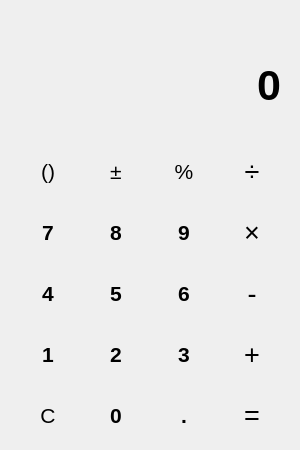
<?xml version="1.0" encoding="UTF-8"?>
<ui version="4.0">
 <class>MainWindow</class>
 <widget class="QMainWindow" name="MainWindow">
  <property name="geometry">
   <rect>
    <x>0</x>
    <y>0</y>
    <width>300</width>
    <height>450</height>
   </rect>
  </property>
  <property name="minimumSize">
   <size>
    <width>300</width>
    <height>450</height>
   </size>
  </property>
  <property name="maximumSize">
   <size>
    <width>300</width>
    <height>450</height>
   </size>
  </property>
  <property name="windowTitle">
   <string>Calc</string>
  </property>
  <widget class="QWidget" name="centralwidget">
   <widget class="QWidget" name="widget" native="true">
    <property name="geometry">
     <rect>
      <x>0</x>
      <y>90</y>
      <width>301</width>
      <height>361</height>
     </rect>
    </property>
    <property name="styleSheet">
     <string notr="true">QWidget
{
	background-color: &quot;#024873&quot;;
}</string>
    </property>
    <widget class="QWidget" name="gridLayoutWidget">
     <property name="geometry">
      <rect>
       <x>10</x>
       <y>50</y>
       <width>281</width>
       <height>311</height>
      </rect>
     </property>
     <layout class="QGridLayout" name="gridLayout">
      <property name="bottomMargin">
       <number>5</number>
      </property>
      <property name="spacing">
       <number>5</number>
      </property>
      <item row="2" column="0">
       <widget class="QPushButton" name="fourButton">
        <property name="sizePolicy">
         <sizepolicy hsizetype="Fixed" vsizetype="Fixed">
          <horstretch>0</horstretch>
          <verstretch>0</verstretch>
         </sizepolicy>
        </property>
        <property name="styleSheet">
         <string notr="true">QPushButton
{
	background-color: &quot;#B0D1D8&quot;;
	color: &quot;#024873&quot;;
	font-family: &quot;Open Sans Semibold&quot;;
	font-weight: 600;
	font-size: 16pt;
	border-radius: 25px; 
    width: 50px; 
    height: 50px; 
	text-align: center;
}

QPushButton:pressed
{
	background-color: &quot;#04bfad&quot;;
	color: &quot;#FFFFFF&quot;;
}</string>
        </property>
        <property name="text">
         <string>4</string>
        </property>
       </widget>
      </item>
      <item row="1" column="0">
       <widget class="QPushButton" name="sevenButton">
        <property name="sizePolicy">
         <sizepolicy hsizetype="Fixed" vsizetype="Fixed">
          <horstretch>0</horstretch>
          <verstretch>0</verstretch>
         </sizepolicy>
        </property>
        <property name="styleSheet">
         <string notr="true">QPushButton
{
	background-color: &quot;#B0D1D8&quot;;
	color: &quot;#024873&quot;;
	font-family: &quot;Open Sans Semibold&quot;;
	font-weight: 600;
	font-size: 16pt;
	border-radius: 25px; 
    width: 50px; 
    height: 50px; 
	text-align: center;
}

QPushButton:Hover
{
	background-color: &quot;#B0D1D8&quot;;
}
QPushButton:pressed
{
	background-color: &quot;#04bfad&quot;;
	color: &quot;#FFFFFF&quot;;
}</string>
        </property>
        <property name="text">
         <string>7</string>
        </property>
       </widget>
      </item>
      <item row="3" column="0">
       <widget class="QPushButton" name="oneButton">
        <property name="sizePolicy">
         <sizepolicy hsizetype="Fixed" vsizetype="Fixed">
          <horstretch>0</horstretch>
          <verstretch>0</verstretch>
         </sizepolicy>
        </property>
        <property name="styleSheet">
         <string notr="true">QPushButton
{
	background-color: &quot;#B0D1D8&quot;;
	color: &quot;#024873&quot;;
	font-family: &quot;Open Sans Semibold&quot;;
	font-weight: 600;
	font-size: 16pt;
	border-radius: 25px; 
    width: 50px; 
    height: 50px; 
	text-align: center;
}

QPushButton:pressed
{
	background-color: &quot;#04bfad&quot;;
	color: &quot;#FFFFFF&quot;;
}</string>
        </property>
        <property name="text">
         <string>1</string>
        </property>
       </widget>
      </item>
      <item row="0" column="3">
       <widget class="QPushButton" name="delimButton">
        <property name="sizePolicy">
         <sizepolicy hsizetype="Fixed" vsizetype="Fixed">
          <horstretch>0</horstretch>
          <verstretch>0</verstretch>
         </sizepolicy>
        </property>
        <property name="styleSheet">
         <string notr="true">QPushButton
{
	background-color: &quot;#0889a6&quot;;
	color: &quot;#FFFFFF&quot;;
	font-family: &quot;Open Sans Semibold&quot;;
	font-size: 20pt;
	border-radius: 25px; 
    width: 50px; 
    height: 50px; 
	text-align: center;
}

QPushButton:pressed
{
	background-color: &quot;#F7E425&quot;;
}</string>
        </property>
        <property name="text">
         <string>÷</string>
        </property>
       </widget>
      </item>
      <item row="0" column="1">
       <widget class="QPushButton" name="plusMinusButton">
        <property name="sizePolicy">
         <sizepolicy hsizetype="Fixed" vsizetype="Fixed">
          <horstretch>0</horstretch>
          <verstretch>0</verstretch>
         </sizepolicy>
        </property>
        <property name="styleSheet">
         <string notr="true">QPushButton
{
	background-color: &quot;#0889a6&quot;;
	color: &quot;#FFFFFF&quot;;
	font-family: &quot;Open Sans Semibold&quot;;
	font-size: 16pt;
	border-radius: 25px; 
    width: 50px; 
    height: 50px; 
	text-align: center;
}

QPushButton:pressed
{
	background-color: &quot;#F7E425&quot;;
}</string>
        </property>
        <property name="text">
         <string>±</string>
        </property>
       </widget>
      </item>
      <item row="0" column="2">
       <widget class="QPushButton" name="percentButton">
        <property name="sizePolicy">
         <sizepolicy hsizetype="Fixed" vsizetype="Fixed">
          <horstretch>0</horstretch>
          <verstretch>0</verstretch>
         </sizepolicy>
        </property>
        <property name="styleSheet">
         <string notr="true">QPushButton
{
	background-color: &quot;#0889a6&quot;;
	color: &quot;#FFFFFF&quot;;
	font-family: &quot;Open Sans Semibold&quot;;
	font-size: 16pt;
	border-radius: 25px; 
    width: 50px; 
    height: 50px; 
	text-align: center;
}

QPushButton:pressed
{
	background-color: &quot;#F7E425&quot;;
}</string>
        </property>
        <property name="text">
         <string>%</string>
        </property>
       </widget>
      </item>
      <item row="0" column="0">
       <widget class="QPushButton" name="bracketsButton">
        <property name="sizePolicy">
         <sizepolicy hsizetype="Fixed" vsizetype="Fixed">
          <horstretch>0</horstretch>
          <verstretch>0</verstretch>
         </sizepolicy>
        </property>
        <property name="styleSheet">
         <string notr="true">QPushButton
{
	background-color: &quot;#0889a6&quot;;
	color: &quot;#FFFFFF&quot;;
	font-family: &quot;Open Sans Semibold&quot;;
	font-size: 16pt;
	border-radius: 25px; 
    width: 50px; 
    height: 50px; 
	text-align: center;
}

QPushButton:pressed
{
	background-color: &quot;#F7E425&quot;;
}</string>
        </property>
        <property name="text">
         <string>()</string>
        </property>
       </widget>
      </item>
      <item row="4" column="0">
       <widget class="QPushButton" name="cancelButton">
        <property name="sizePolicy">
         <sizepolicy hsizetype="Fixed" vsizetype="Fixed">
          <horstretch>0</horstretch>
          <verstretch>0</verstretch>
         </sizepolicy>
        </property>
        <property name="styleSheet">
         <string notr="true">QPushButton
{
	background-color: &quot;#F8A5A5&quot;;
	color: &quot;#FFFFFF&quot;;
	font-family: &quot;Open Sans Semibold&quot;;
	font-size: 16pt;
	border-radius: 25px; 
    width: 50px; 
    height: 50px; 
	text-align: center;
}

QPushButton:pressed
{
	background-color: &quot;#F25E5E&quot;;
	color: &quot;#FFFFFF&quot;;
}</string>
        </property>
        <property name="text">
         <string>C</string>
        </property>
       </widget>
      </item>
      <item row="1" column="1">
       <widget class="QPushButton" name="eightButton">
        <property name="sizePolicy">
         <sizepolicy hsizetype="Fixed" vsizetype="Fixed">
          <horstretch>0</horstretch>
          <verstretch>0</verstretch>
         </sizepolicy>
        </property>
        <property name="styleSheet">
         <string notr="true">QPushButton
{
	background-color: &quot;#B0D1D8&quot;;
	color: &quot;#024873&quot;;
	font-family: &quot;Open Sans Semibold&quot;;
	font-weight: 600;
	font-size: 16pt;
	border-radius: 25px; 
    width: 50px; 
    height: 50px; 
	text-align: center;
}

QPushButton:pressed
{
	background-color: &quot;#04bfad&quot;;
	color: &quot;#FFFFFF&quot;;
}</string>
        </property>
        <property name="text">
         <string>8</string>
        </property>
       </widget>
      </item>
      <item row="2" column="1">
       <widget class="QPushButton" name="fiveButton">
        <property name="sizePolicy">
         <sizepolicy hsizetype="Fixed" vsizetype="Fixed">
          <horstretch>0</horstretch>
          <verstretch>0</verstretch>
         </sizepolicy>
        </property>
        <property name="styleSheet">
         <string notr="true">QPushButton
{
	background-color: &quot;#B0D1D8&quot;;
	color: &quot;#024873&quot;;
	font-family: &quot;Open Sans Semibold&quot;;
	font-weight: 600;
	font-size: 16pt;
	border-radius: 25px; 
    width: 50px; 
    height: 50px; 
	text-align: center;
}

QPushButton:pressed
{
	background-color: &quot;#04bfad&quot;;
	color: &quot;#FFFFFF&quot;;
}</string>
        </property>
        <property name="text">
         <string>5</string>
        </property>
       </widget>
      </item>
      <item row="1" column="2">
       <widget class="QPushButton" name="nineButton">
        <property name="sizePolicy">
         <sizepolicy hsizetype="Fixed" vsizetype="Fixed">
          <horstretch>0</horstretch>
          <verstretch>0</verstretch>
         </sizepolicy>
        </property>
        <property name="styleSheet">
         <string notr="true">QPushButton
{
	background-color: &quot;#B0D1D8&quot;;
	color: &quot;#024873&quot;;
	font-family: &quot;Open Sans Semibold&quot;;
	font-weight: 600;
	font-size: 16pt;
	border-radius: 25px; 
    width: 50px; 
    height: 50px; 
	text-align: center;
}

QPushButton:pressed
{
	background-color: &quot;#04bfad&quot;;
	color: &quot;#FFFFFF&quot;;
}</string>
        </property>
        <property name="text">
         <string>9</string>
        </property>
       </widget>
      </item>
      <item row="1" column="3">
       <widget class="QPushButton" name="mulButton">
        <property name="sizePolicy">
         <sizepolicy hsizetype="Fixed" vsizetype="Fixed">
          <horstretch>0</horstretch>
          <verstretch>0</verstretch>
         </sizepolicy>
        </property>
        <property name="styleSheet">
         <string notr="true">QPushButton
{
	background-color: &quot;#0889a6&quot;;
	color: &quot;#FFFFFF&quot;;
	font-family: &quot;Open Sans Semibold&quot;;
	font-size: 20pt;
	border-radius: 25px; 
    width: 50px; 
    height: 50px; 
	text-align: center;
}

QPushButton:pressed
{
	background-color: &quot;#F7E425&quot;;
}</string>
        </property>
        <property name="text">
         <string>×</string>
        </property>
       </widget>
      </item>
      <item row="3" column="1">
       <widget class="QPushButton" name="twoButton">
        <property name="sizePolicy">
         <sizepolicy hsizetype="Fixed" vsizetype="Fixed">
          <horstretch>0</horstretch>
          <verstretch>0</verstretch>
         </sizepolicy>
        </property>
        <property name="styleSheet">
         <string notr="true">QPushButton
{
	background-color: &quot;#B0D1D8&quot;;
	color: &quot;#024873&quot;;
	font-family: &quot;Open Sans Semibold&quot;;
	font-weight: 600;
	font-size: 16pt;
	border-radius: 25px; 
    width: 50px; 
    height: 50px; 
	text-align: center;
}

QPushButton:pressed
{
	background-color: &quot;#04bfad&quot;;
	color: &quot;#FFFFFF&quot;;
}</string>
        </property>
        <property name="text">
         <string>2</string>
        </property>
       </widget>
      </item>
      <item row="4" column="1">
       <widget class="QPushButton" name="zeroButton">
        <property name="sizePolicy">
         <sizepolicy hsizetype="Fixed" vsizetype="Fixed">
          <horstretch>0</horstretch>
          <verstretch>0</verstretch>
         </sizepolicy>
        </property>
        <property name="styleSheet">
         <string notr="true">QPushButton
{
	background-color: &quot;#B0D1D8&quot;;
	color: &quot;#024873&quot;;
	font-family: &quot;Open Sans Semibold&quot;;
	font-weight: 600;
	font-size: 16pt;
	border-radius: 25px; 
    width: 50px; 
    height: 50px; 
	text-align: center;
}

QPushButton:pressed
{
	background-color: &quot;#04bfad&quot;;
	color: &quot;#FFFFFF&quot;;
}</string>
        </property>
        <property name="text">
         <string>0</string>
        </property>
       </widget>
      </item>
      <item row="2" column="2">
       <widget class="QPushButton" name="sixButton">
        <property name="sizePolicy">
         <sizepolicy hsizetype="Fixed" vsizetype="Fixed">
          <horstretch>0</horstretch>
          <verstretch>0</verstretch>
         </sizepolicy>
        </property>
        <property name="styleSheet">
         <string notr="true">QPushButton
{
	background-color: &quot;#B0D1D8&quot;;
	color: &quot;#024873&quot;;
	font-family: &quot;Open Sans Semibold&quot;;
	font-weight: 600;
	font-size: 16pt;
	border-radius: 25px; 
    width: 50px; 
    height: 50px; 
	text-align: center;
}

QPushButton:pressed
{
	background-color: &quot;#04bfad&quot;;
	color: &quot;#FFFFFF&quot;;
}</string>
        </property>
        <property name="text">
         <string>6</string>
        </property>
       </widget>
      </item>
      <item row="3" column="2">
       <widget class="QPushButton" name="threeButton">
        <property name="sizePolicy">
         <sizepolicy hsizetype="Fixed" vsizetype="Fixed">
          <horstretch>0</horstretch>
          <verstretch>0</verstretch>
         </sizepolicy>
        </property>
        <property name="styleSheet">
         <string notr="true">QPushButton
{
	background-color: &quot;#B0D1D8&quot;;
	color: &quot;#024873&quot;;
	font-family: &quot;Open Sans Semibold&quot;;
	font-weight: 600;
	font-size: 16pt;
	border-radius: 25px; 
    width: 50px; 
    height: 50px; 
	text-align: center;
}

QPushButton:pressed
{
	background-color: &quot;#04bfad&quot;;
	color: &quot;#FFFFFF&quot;;
}</string>
        </property>
        <property name="text">
         <string>3</string>
        </property>
       </widget>
      </item>
      <item row="4" column="2">
       <widget class="QPushButton" name="pointButton">
        <property name="sizePolicy">
         <sizepolicy hsizetype="Fixed" vsizetype="Fixed">
          <horstretch>0</horstretch>
          <verstretch>0</verstretch>
         </sizepolicy>
        </property>
        <property name="styleSheet">
         <string notr="true">QPushButton
{
	background-color: &quot;#B0D1D8&quot;;
	color: &quot;#024873&quot;;
	font-family: &quot;Open Sans Semibold&quot;;
	font-weight: 600;
	font-size: 16pt;
	border-radius: 25px; 
    width: 50px; 
    height: 50px; 
	text-align: center;
}

QPushButton:pressed
{
	background-color: &quot;#04bfad&quot;;
	color: &quot;#FFFFFF&quot;;
}</string>
        </property>
        <property name="text">
         <string>.</string>
        </property>
       </widget>
      </item>
      <item row="2" column="3">
       <widget class="QPushButton" name="minusButton">
        <property name="sizePolicy">
         <sizepolicy hsizetype="Fixed" vsizetype="Fixed">
          <horstretch>0</horstretch>
          <verstretch>0</verstretch>
         </sizepolicy>
        </property>
        <property name="styleSheet">
         <string notr="true">QPushButton
{
	background-color: &quot;#0889a6&quot;;
	color: &quot;#FFFFFF&quot;;
	font-family: &quot;Open Sans Semibold&quot;;
	font-size: 20pt;
	border-radius: 25px; 
    width: 50px; 
    height: 50px; 
	text-align: center;
}

QPushButton:pressed
{
	background-color: &quot;#F7E425&quot;;
}</string>
        </property>
        <property name="text">
         <string>-</string>
        </property>
       </widget>
      </item>
      <item row="3" column="3">
       <widget class="QPushButton" name="plusButton">
        <property name="sizePolicy">
         <sizepolicy hsizetype="Fixed" vsizetype="Fixed">
          <horstretch>0</horstretch>
          <verstretch>0</verstretch>
         </sizepolicy>
        </property>
        <property name="styleSheet">
         <string notr="true">QPushButton
{
	background-color: &quot;#0889a6&quot;;
	color: &quot;#FFFFFF&quot;;
	font-family: &quot;Open Sans Semibold&quot;;
	font-size: 20pt;
	border-radius: 25px; 
    width: 50px; 
    height: 50px; 
	text-align: center;
}

QPushButton:pressed
{
	background-color: &quot;#F7E425&quot;;
}</string>
        </property>
        <property name="text">
         <string>+</string>
        </property>
       </widget>
      </item>
      <item row="4" column="3">
       <widget class="QPushButton" name="resultButton">
        <property name="sizePolicy">
         <sizepolicy hsizetype="Fixed" vsizetype="Fixed">
          <horstretch>0</horstretch>
          <verstretch>0</verstretch>
         </sizepolicy>
        </property>
        <property name="styleSheet">
         <string notr="true">QPushButton
{
	background-color: &quot;#0889a6&quot;;
	color: &quot;#FFFFFF&quot;;
	font-family: &quot;Open Sans Semibold&quot;;
	font-size: 20pt;
	border-radius: 25px; 
    width: 50px; 
    height: 50px; 
	text-align: center;
}

QPushButton:pressed
{
	background-color: &quot;#F7E425&quot;;
}</string>
        </property>
        <property name="text">
         <string>=</string>
        </property>
       </widget>
      </item>
     </layout>
    </widget>
   </widget>
   <widget class="QWidget" name="widget_2" native="true">
    <property name="geometry">
     <rect>
      <x>0</x>
      <y>-30</y>
      <width>301</width>
      <height>151</height>
     </rect>
    </property>
    <property name="styleSheet">
     <string notr="true">QWidget
{
	background-color: &quot;#04bfad&quot;;
	border-radius: 30px;
}</string>
    </property>
    <widget class="QLabel" name="resultLabel">
     <property name="geometry">
      <rect>
       <x>20</x>
       <y>90</y>
       <width>261</width>
       <height>51</height>
      </rect>
     </property>
     <property name="layoutDirection">
      <enum>Qt::LayoutDirection::LeftToRight</enum>
     </property>
     <property name="styleSheet">
      <string notr="true">QLabel
{
	color: &quot;#FFFFFF&quot;;
	font-family: &quot;Open Sans&quot;;
    font-weight: 600;
    font-size: 32pt;
	text-align: right;
}</string>
     </property>
     <property name="text">
      <string>0</string>
     </property>
     <property name="alignment">
      <set>Qt::AlignmentFlag::AlignRight|Qt::AlignmentFlag::AlignTrailing|Qt::AlignmentFlag::AlignVCenter</set>
     </property>
    </widget>
    <widget class="QLabel" name="computationLabel">
     <property name="geometry">
      <rect>
       <x>10</x>
       <y>40</y>
       <width>281</width>
       <height>51</height>
      </rect>
     </property>
     <property name="styleSheet">
      <string notr="true">QLabel
{
	color: &quot;#FFFFFF&quot;;
	font-family: &quot;Open Sans&quot;;
    font-weight: 600;
    font-size: 18pt;
	text-align: right;
}</string>
     </property>
     <property name="text">
      <string/>
     </property>
     <property name="alignment">
      <set>Qt::AlignmentFlag::AlignRight|Qt::AlignmentFlag::AlignTrailing|Qt::AlignmentFlag::AlignVCenter</set>
     </property>
    </widget>
   </widget>
  </widget>
 </widget>
 <resources/>
 <connections/>
</ui>
